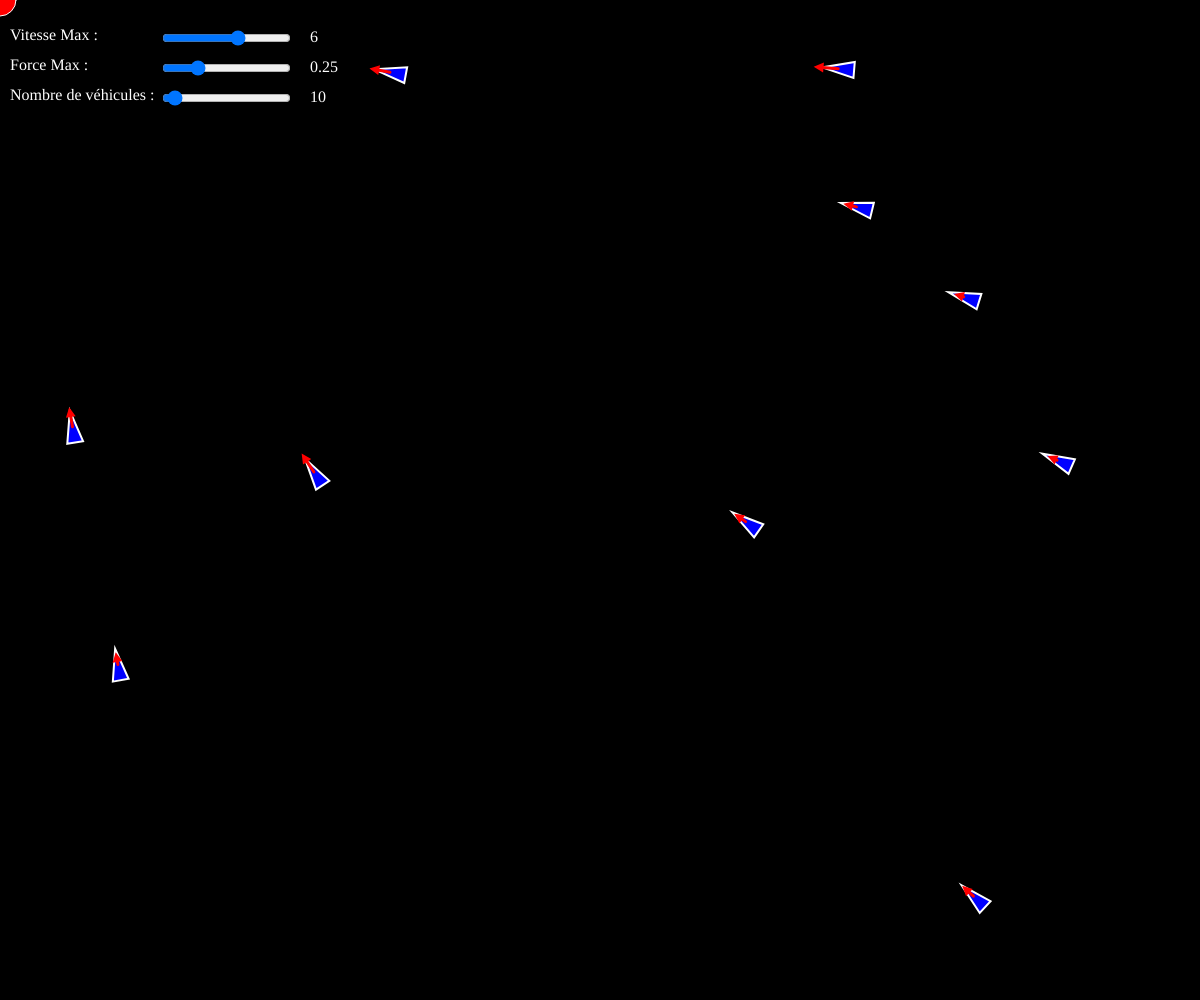
Frame 1 (no input)
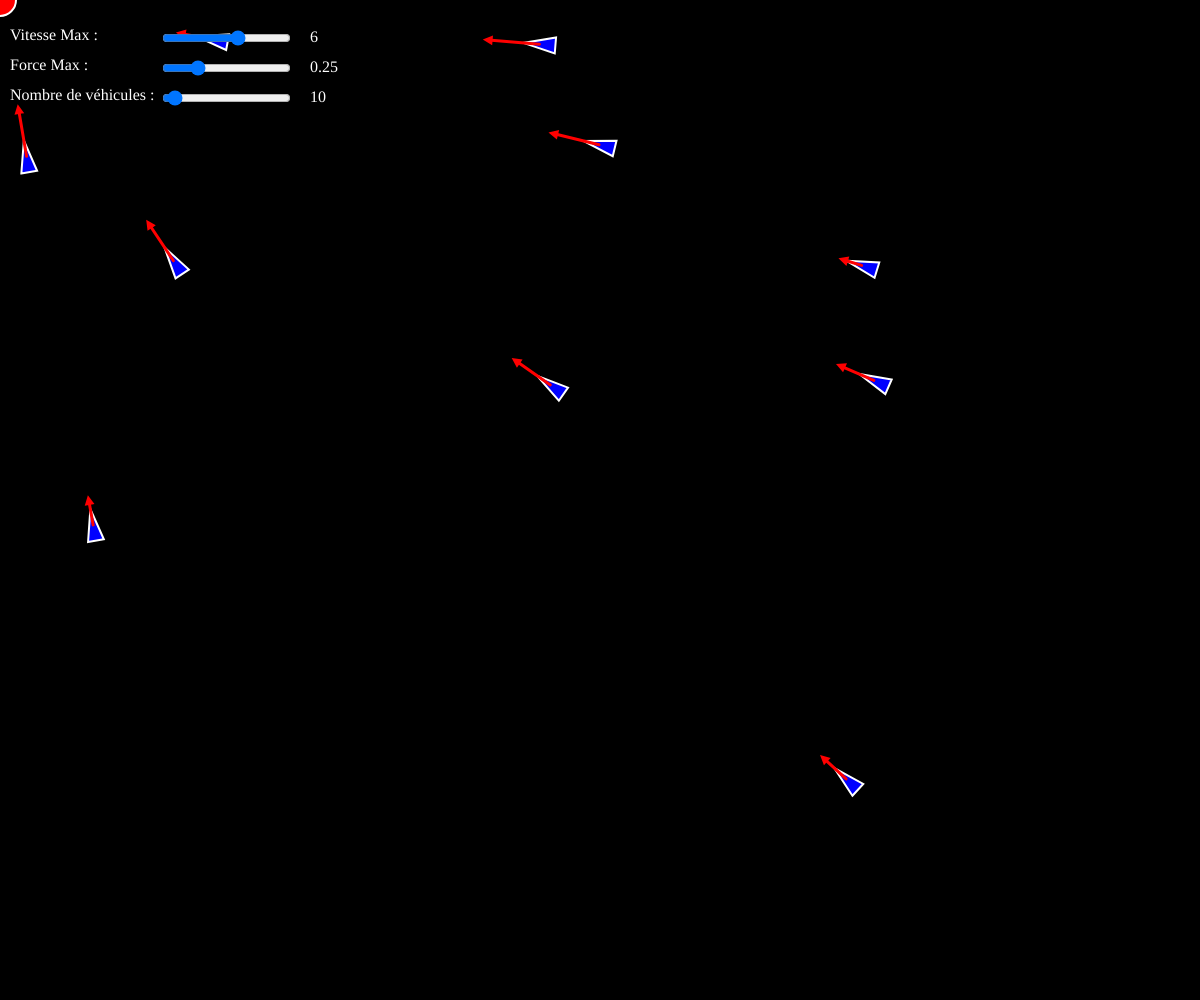
Frame 60 (no input)
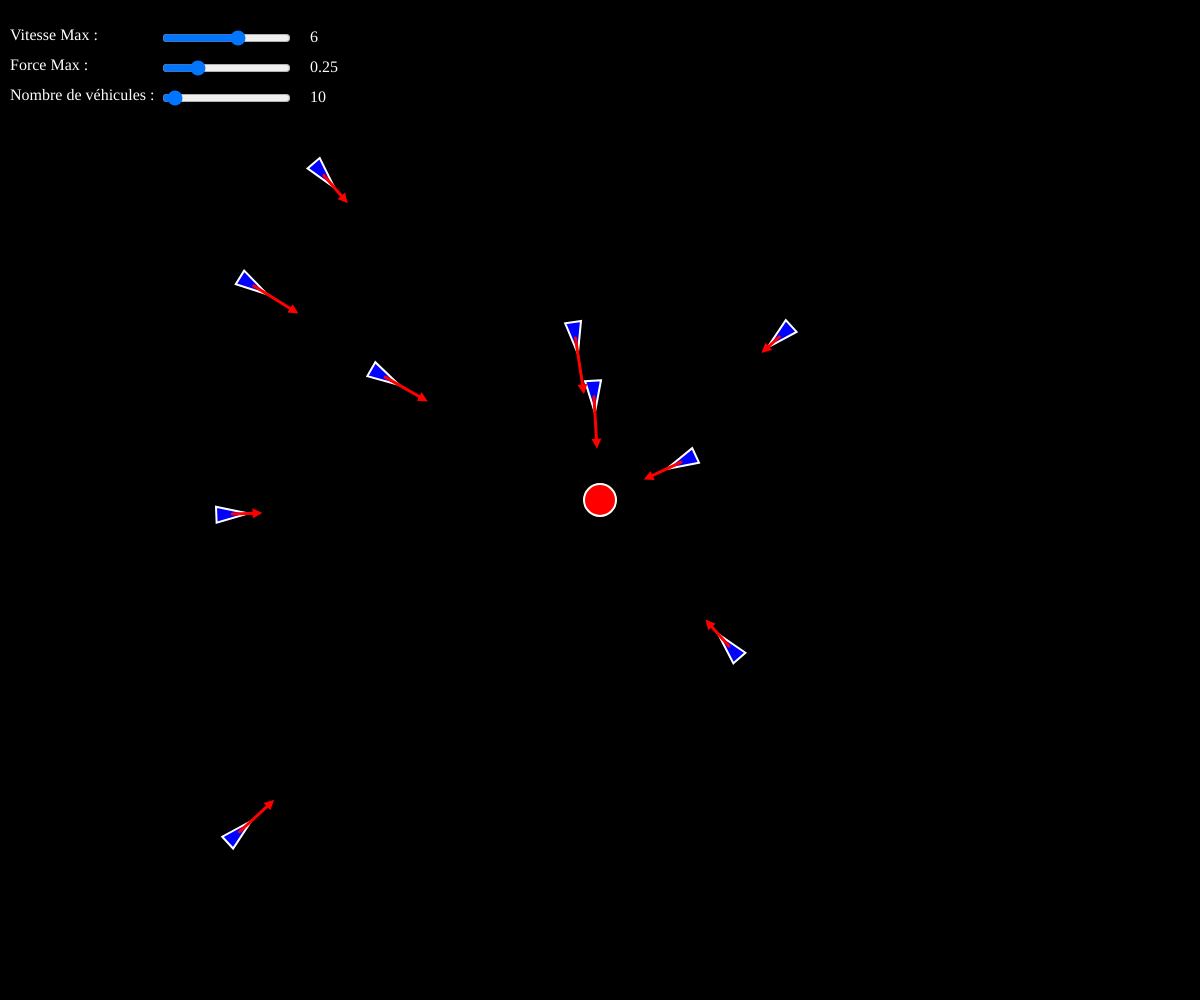
Frame 120 (the mouse pressed at the canvas centre since frame 60)

The p5.js sketch that drew these frames (run headless with seeded random() and noise() and a simulated clock; from frame 60 on, the mouse is pressed at the canvas centre):

// p5.js sketch
// ── sketch.js
let target, vehicle;
let vehicles = [];

// la fonction setup est appelée une fois au démarrage du programme par p5.js
function setup() {
  console.log("setup");
  // on crée un canvas de la taille de la fenêtre
  createCanvas(windowWidth, windowHeight);

  // on crée un vecteur pour stocker la position de la souris
  target = createVector(0, 0);

  // on crée un véhicule
  //vehicle = new Vehicle(400, 400);

  creerVehicles(10);

  // x, y, label, min, max, value, step, propriete à changer
  creerSlider(10, 10, "Vitesse Max", 0, 10, 6, 0.1, "maxSpeed");
  creerSlider(10, 40, "Force Max", 0, 1, 0.25, 0.01, "maxForce");

  // Un curseur pour changer le nombre de véhicules
  creerSliderNbVehicules(10, 70, "Nombre de véhicules", 1, 200, 10, 1);
  
}

function creerSlider(x, y, textLabel, min, max, value, step, propriete) {
  // On cree un slider pour changer la vitesse max des vehicules
  // on ajoute un label pour le slider
  let label = createP(textLabel + " : ");
  // couleur blanche
  label.style('color', 'white');
  // on le positionne avant le slider
  let labelX = x;
  let labelY = y;
  label.position(labelX, labelY);
  let slider = createSlider(min, max, value, step);
  slider.position(labelX + 150, labelY + 18);
  // On affiche la valeur du slider à droite du slider
  let sliderValue = createP(slider.value());
  // couleur blanche
  sliderValue.style('color', 'white');
  sliderValue.position(labelX + 300, labelY+2);
  // on ajoute un écouteur sur le slider
  slider.input(() => {
    // on met à jour la valeur du label
    sliderValue.html(slider.value());
    // on met à jour la vitesse max des véhicules
    vehicles.forEach(vehicle => {
      vehicle[propriete] = slider.value();
    });
  });
}

function creerSliderNbVehicules(x, y, textLabel, min, max, value, step) {
  // On cree un slider pour changer la vitesse max des vehicules
  // on ajoute un label pour le slider
  let label = createP(textLabel + " : ");
  // couleur blanche
  label.style('color', 'white');
  // on le positionne avant le slider
  let labelX = x;
  let labelY = y;
  label.position(labelX, labelY);
  let slider = createSlider(min, max, value, step);
  slider.position(labelX + 150, labelY + 18);
  // On affiche la valeur du slider à droite du slider
  let sliderValue = createP(slider.value());
  // couleur blanche
  sliderValue.style('color', 'white');
  sliderValue.position(labelX + 300, labelY+2);

  slider.input(() => {
    // on met à jour la valeur du label
    sliderValue.html(slider.value());
    
    // On remet à 0 le tableau des vehicules
    vehicles = [];
    //... et on en recrée
    creerVehicles(slider.value());
  });
}

function creerVehicles(nbVehicules) {
  for (let i = 0; i < nbVehicules; i++) {
    vehicles.push(new Vehicle(random(width), random(height)));
    // on met une valeur randoml pour la vitesse max
    vehicles[i].maxSpeed = random(0.5, 6);
    // idem pour la force max
    vehicles[i].maxForce = random(0.1, 2);
  }
}

// la fonction draw est appelée en boucle par p5.js, 60 fois par seconde par défaut
// Le canvas est effacé automatiquement avant chaque appel à draw
function draw() {
  // On efface le canvas avec un fond noir, params = couleurs
  background("black");

  // A partir de maintenant toutes les formes pleines seront en rouge
  fill("red");
  // pas de contours pour les formes.
  // epaisseur du trait par défaut 1px;
  stroke("white")

  // mouseX et mouseY sont des variables globales de p5.js, elles correspondent à la position de la souris
  // on les stocke dans un vecteur pour pouvoir les utiliser avec la méthode seek (un peu plus loin)
  // du vehicule

  target.x = mouseX;
  target.y = mouseY;

  // Dessine un cercle de rayon 32px à la position de la souris
  // la couleur de remplissage est rouge car on a appelé fill(255, 0, 0) plus haut
  // pas de contours car on a appelé noStroke() plus haut
  // x, y, diametre (et pas rayon)
  circle(target.x, target.y, 32);


  vehicles.forEach(vehicle => {
    // je déplace et dessine le véhicule courant
    vehicle.applyBehaviors(target);
    vehicle.update();
    vehicle.edges();
    vehicle.show();

    // si le véhicule est arrivé près de la cible, on le fait 
    // reaparaitre à un endroit aléatoire
    let distance = p5.Vector.dist(vehicle.pos, target);
    if(distance < 32) {
      vehicle.pos.x = random(width);
      vehicle.pos.y = random(height);
    }
  });
}


// ── vehicle.js
class Vehicle {
  constructor(x, y) {
    // position du véhicule
    this.pos = createVector(x, y);
    // vitesse du véhicule
    this.vel = createVector(0, 0);
    // accélération du véhicule
    this.acc = createVector(0, 0);
    // vitesse maximale du véhicule
    this.maxSpeed = 6;
    // force maximale appliquée au véhicule
    this.maxForce = 0.25;
    // rayon du véhicule
    this.r = 16;
  }

  applyBehaviors(target) {
    let force = this.seek(target);
    this.applyForce(force);
  }

  // seek est une méthode qui permet de faire se rapprocher le véhicule de la cible passée en paramètre
  seek(target) {
    // on calcule la direction vers la cible
    // C'est l'ETAPE 1 (action : se diriger vers une cible)
    let vitesseSouhaitee = p5.Vector.sub(target, this.pos);

    // Dessous c'est l'ETAPE 2 : le pilotage (comment on se dirige vers la cible)
    // on limite ce vecteur à la longueur maxSpeed
    vitesseSouhaitee.setMag(this.maxSpeed);

    // on calcule maintenant force = desiredSpeed - currentSpeed
    let force = p5.Vector.sub(vitesseSouhaitee, this.vel);

    // et on limite cette force à maxForce
    force.limit(this.maxForce);
    return force;
  }

  flee(target) {
    // inverse de seek !  RENVOYER UNE FORCE INVERSE A CELLE RENVOYEE
    // PAR LE COMPORTEMENT SEEK
    
    /**let force = this.seek(target);
    force.mult(-1);
    return force;
    */
  }

  // applyForce est une méthode qui permet d'appliquer une force au véhicule
  // en fait on additionne le vecteurr force au vecteur accélération
  applyForce(force) {
    this.acc.add(force);
  }

  update() {
    // on ajoute l'accélération à la vitesse. L'accélération est un incrément de vitesse
    // (accélératiion = dérivée de la vitesse)
    this.vel.add(this.acc);
    // on contraint la vitesse à la valeur maxSpeed
    this.vel.limit(this.maxSpeed);
    // on ajoute la vitesse à la position. La vitesse est un incrément de position, 
    // (la vitesse est la dérivée de la position)
    this.pos.add(this.vel);

    // on remet l'accélération à zéro
    this.acc.set(0, 0);
  }

  // On dessine le véhicule
  show() {
    // formes fil de fer en blanc
    stroke(255);
    // épaisseur du trait = 2
    strokeWeight(2);

    // formes pleines en blanc
    fill("blue");

    // sauvegarde du contexte graphique (couleur pleine, fil de fer, épaisseur du trait, 
    // position et rotation du repère de référence)
    push();
    
    // on déplace le repère de référence.
    translate(this.pos.x, this.pos.y);
    // et on le tourne. heading() renvoie l'angle du vecteur vitesse (c'est l'angle du véhicule)
    rotate(this.vel.heading());

    //circle(0, 0, this.r * 2);

    // Dessin d'un véhicule sous la forme d'un triangle. Comme s'il était droit, avec le 0, 0 en haut à gauche
    triangle(-this.r, -this.r / 2, -this.r, this.r / 2, this.r, 0);
    // Que fait cette ligne ?
    //this.edges();
    
    pop();

    // draw velocity vector
    this.drawVelocityVector();
  }

  drawVelocityVector() {
    push();
    // Dessin du vecteur vitesse
    // Il part du centre du véhicule et va dans la direction du vecteur vitesse
    strokeWeight(3);
    stroke("red");
    line(this.pos.x, this.pos.y, this.pos.x + this.vel.x * 10, this.pos.y + this.vel.y * 10);
    // dessine une petite fleche au bout du vecteur vitesse
    let arrowSize = 5;
    translate(this.pos.x + this.vel.x * 10, this.pos.y + this.vel.y * 10);
    rotate(this.vel.heading());
    translate(-arrowSize / 2, 0);
    triangle(0, arrowSize / 2, 0, -arrowSize / 2, arrowSize, 0);
    pop();
  }
  
  // que fait cette méthode ?
  edges() {
    if (this.pos.x > width + this.r) {
      this.pos.x = -this.r;
    } else if (this.pos.x < -this.r) {
      this.pos.x = width + this.r;
    }
    if (this.pos.y > height + this.r) {
      this.pos.y = -this.r;
    } else if (this.pos.y < -this.r) {
      this.pos.y = height + this.r;
    }
  }
}
